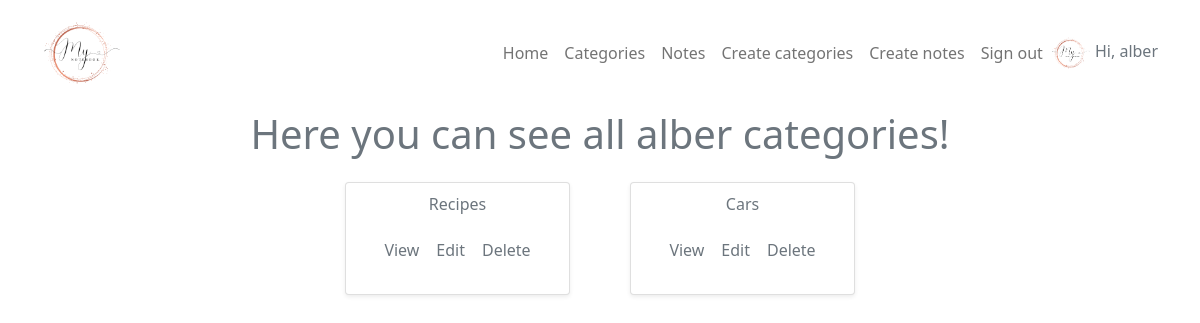
The page /categories (signed in) on the database its author committed.
### application/models.py (models this page shows, shortened)
class User(AbstractUser):
    image = models.ImageField(null=True, blank=True)

class Category(models.Model):
    category = models.CharField(max_length=800)
    user = models.ForeignKey(User, on_delete=models.CASCADE, default="")

### application/views.py (the view)
# urls.py: path('categories', show_user_categories, name='show_user_categories'),
@login_required()
def show_user_categories(request):
    categories = Category.objects.filter(user=request.user.id) \
        .values('category', 'id')
    context = {
        'categories': categories
    }
    return render(request, 'categories.html', context=context)

### templates/categories.html
{% extends 'base.html' %}
{% load static %}
{% block content %}
<div class="container">
<div class="row justify-content-center">
  {% if categories %}
    <h1 class="h_title text-center text-muted">Here you can see all {{ user.username }} categories!</h1>
    {% for c in categories %}
    <div class="col-md-3 d-flex align-items-center justify-content-center">
        <div class="card mb-3 shadow-sm">
            <div class="card-body">
                <h6 class="card-subtitle mb-2 text-muted text-center">{{ c.category }}</h6>
                <div class="card-body">
                    <a href="{% url 'show_category' id=c.id %}" class="text-muted mybtn">View</a>
                    <a href="{% url 'edit_category' id=c.id %}" class="text-muted mybtn">Edit</a>
                    <a href="{% url 'delete_category' id=c.id %}" class="text-muted mybtn">Delete</a>
                </div>
            </div>
        </div>
    </div>
    {% endfor %}
  {% else %}
    <h1 class="lead main_home_header">You do not have any categories!</h1>
  {% endif %}
</div>
</div>
{% endblock %}

### templates/base.html (shortened to what this page needs)
<!doctype html>
{% load static %}
<html lang="en">
<head>
    <link href="https://cdn.jsdelivr.net/npm/bootstrap@5.0.2/dist/css/bootstrap.min.css" rel="stylesheet"
>
    <link rel="stylesheet" href="{% static '/css/style.css' %}">
</head>
<body>
<nav class="navbar navbar-expand-lg navbar-light bg-white static-top mb-1">
    <div class="container">
        <a class="navbar-brand" href="{% url 'home' %}">
            <img src="{% static '/img/logo.png' %}" alt="" width="80" height="80" class="d-inline-block align-top">
        </a>
        <div class="collapse navbar-collapse justify-content-end" id="navbarResponsive">
            <ul class="navbar-nav ms-auto text-center">
                <li class="nav-item">
                    <a class="nav-link" href="{% url 'home' %}">Home</a>
                </li>
                {% if user.is_authenticated %}
                <li class="nav-item">
                    <a class="nav-link" href="{% url 'show_user_categories' %}">Categories</a>
                </li>
                <li class="nav-item">
                    <a class="nav-link" href="{% url 'show_user_notes' %}">Notes</a>
                </li>
                <li class="nav-item">
                    <a class="nav-link" href="{% url 'create_category' %}">Create categories</a>
                </li>
                <li class="nav-item">
                    <a class="nav-link" href="{% url 'create_note' %}">Create notes</a>
                </li>
                {% endif %}
            </ul>
            <ul class="navbar-nav ml-auto pull-right">
                {% if user.is_authenticated %}
                <li class="nav-item"><a class="nav-link" href="{% url 'logout' %}">Sign out</a></li>
                <li class="nav-item text-muted">
                    {% if user.image %}
                    <img src="{{ user.image.url }}" class="rounded-circle" alt="User photo" height="40" width="40">
                    {% else %}
                    <img src="{% static '/img/logo.png' %}" alt="Logo photo" width="40" height="40">
                    {% endif %}
                    Hi, {{ user.get_username }}
                </li>
                {% else %}
                <li class="nav-item"><a class="nav-link" href="{% url 'login' %}">Sign In</a></li>
                {% endif %}
            </ul>
        </div>
    </div>
</nav>
{% block content %}{% endblock %}
</body>
</html>

### application/static/css/style.css (style rules this page uses)
.h_title { font-weight: lighter; text-align: center; padding: 0 0 1rem; font-size: 2.5rem; }
.mybtn { text-decoration: none; margin: 0 0.4rem; }

### rows shown on the page
User: get_username "alber", username "alber"
Category: category "Recipes"
Category: category "Cars"
